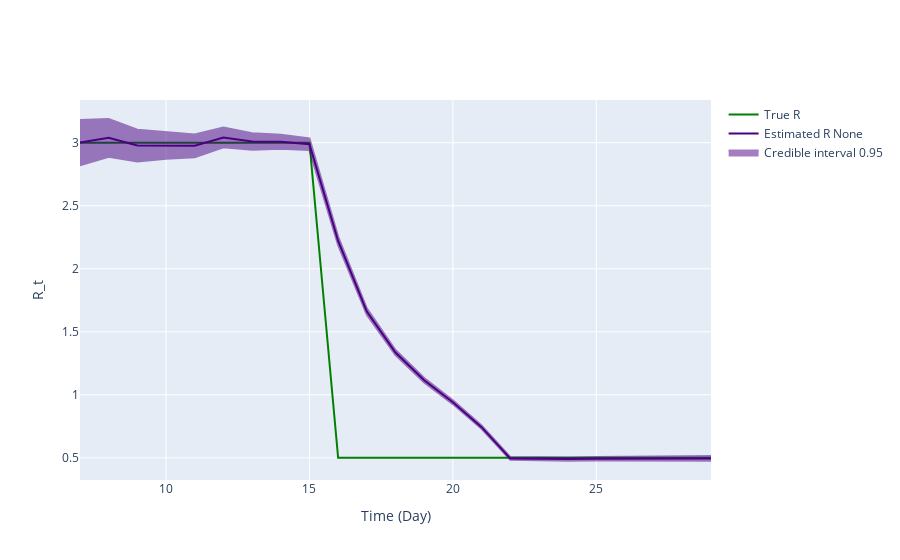

Notebook cell for this chart:
### Code cell
fig = ReproductionNumberPlot()

fig.add_ground_truth_rt(ground_truth)
fig.add_interval_rt(interval2)

fig.update_labels(time_label='Time (Day)', r_label='R_t')

fig.show_figure()

### Figure 1 — Plotly figure (JSON) as saved in the notebook; plotly's stock layout.template omitted (floating-point values rounded to 4 significant figures)
{"data": [{"line": {"color": "green"}, "mode": "lines", "name": "True R", "type": "scatter", "x": [7, 8, 9, 10, 11, 12, 13, 14, 15, 16, 17, 18, 19, 20, 21, 22, 23, 24, 25, 26, 27, 28, 29], "y": [3, 3, 3, 3, 3, 3, 3, 3, 3, 0.5, 0.5, 0.5, 0.5, 0.5, 0.5, 0.5, 0.5, 0.5, 0.5, 0.5, 0.5, 0.5, 0.5]}, {"line": {"color": "indigo"}, "mode": "lines", "name": "Estimated R None", "type": "scatter", "x": [7, 8, 9, 10, 11, 12, 13, 14, 15, 16, 17, 18, 19, 20, 21, 22, 23, 24, 25, 26, 27, 28, 29], "y": [3.001, 3.038, 2.978, 2.979, 2.975, 3.042, 3.01, 3.008, 2.988, 2.221, 1.661, 1.336, 1.116, 0.9414, 0.7436, 0.4956, 0.4915, 0.4899, 0.4929, 0.4948, 0.4911, 0.4959, 0.4956]}, {"fill": "toself", "fillcolor": "indigo", "line": {"color": "indigo"}, "mode": "lines", "name": "Credible interval 0.95", "opacity": 0.5, "showlegend": true, "type": "scatter", "x": [7, 8, 9, 10, 11, 12, 13, 14, 15, 16, 17, 18, 19, 20, 21, 22, 23, 24, 25, 26, 27, 28, 29, 29, 28, 27, 26, 25, 24, 23, 22, 21, 20, 19, 18, 17, 16, 15, 14, 13, 12, 11, 10, 9, 8, 7], "y": [3.18, 3.188, 3.104, 3.086, 3.066, 3.12, 3.076, 3.063, 3.035, 2.255, 1.686, 1.356, 1.133, 0.9565, 0.7569, 0.5065, 0.5027, 0.5021, 0.5063, 0.5096, 0.5073, 0.5137, 0.5151, 0.4761, 0.4782, 0.475, 0.48, 0.4794, 0.4778, 0.4802, 0.4847, 0.7304, 0.9263, 1.099, 1.316, 1.636, 2.187, 2.941, 2.953, 2.945, 2.965, 2.885, 2.872, 2.852, 2.889, 2.822]}], "layout": {"hovermode": "x unified", "xaxis": {"title": {"text": "Time (Day)"}}, "yaxis": {"title": {"text": "R_t"}}}}
